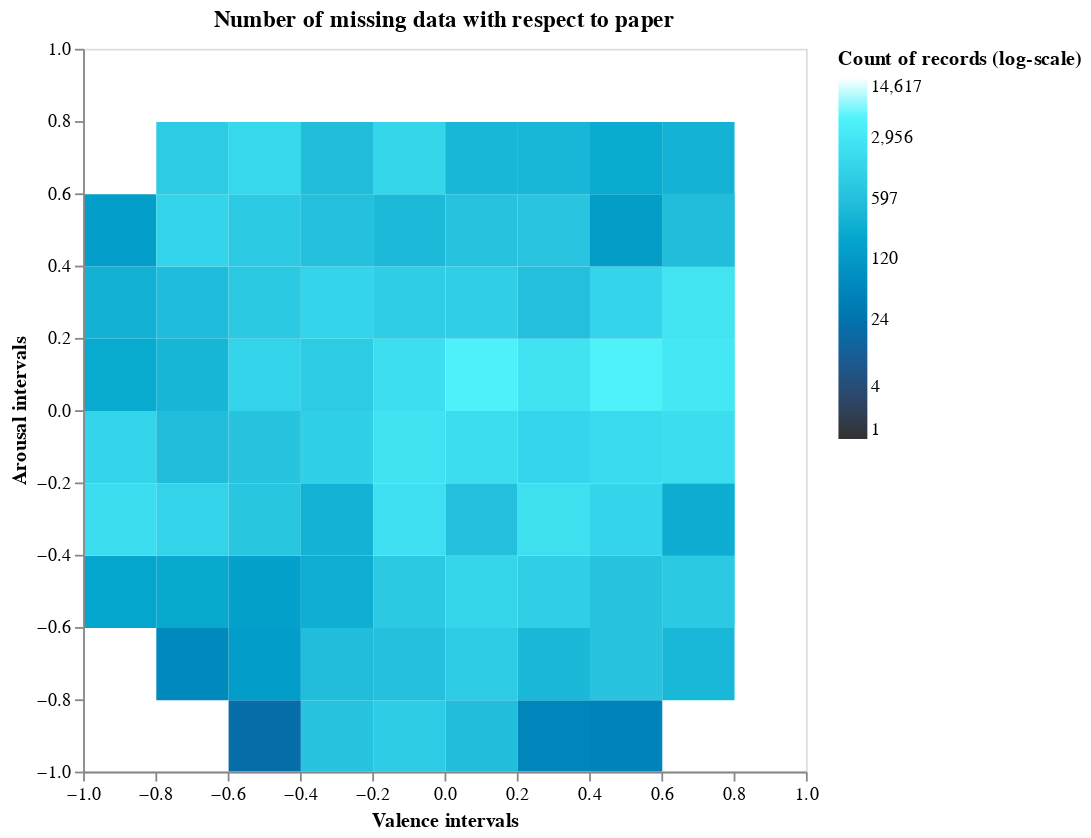

The notebook cell this image was saved under:
### Code cell
# Create the histogram using Altair
difference_histogram_2d = alt.Chart(hist_df_difference).mark_rect().encode(
    x=alt.X('valence:Q', bin=alt.Bin(maxbins=total_bins), scale = alt.Scale(domain=[-1, 1]), 
            axis = alt.Axis(values=valence_edges, labelAngle=0, title="Valence intervals", labelFlush=False)),
    y=alt.Y('arousal:Q', bin=alt.Bin(maxbins=total_bins), scale = alt.Scale(domain=[-1, 1]), 
            axis = alt.Axis(values=arousal_edges, labelAngle=0, title="Arousal intervals", labelFlush=False)),
    color=alt.Color('count:Q', scale=alt.Scale(type = 'log', scheme='darkblue', domain=[1, max_count]), 
                    legend=alt.Legend(title="Count of records (log-scale)", values=legend_steps_log)),
    tooltip=[
        alt.Tooltip('valence:Q', bin=alt.Bin(maxbins=total_bins), title='Valence Interval'),
        alt.Tooltip('arousal:Q', bin=alt.Bin(maxbins=total_bins), title='Arousal Interval'),
        alt.Tooltip('count:Q', title = 'Count of records')
    ]
).properties(
    width=400,
    height=400
)

# Overlay the heatmap and the dotted grid
difference_histogram_2d_with_dotted_grid = (difference_histogram_2d).properties(title = 'Number of missing data with respect to paper').interactive()
difference_histogram_2d_with_dotted_grid

### Figure 1 — Vega-Lite specification as saved in the notebook (floating-point values rounded to 4 significant figures)
{"config": {"view": {"continuousWidth": 300, "continuousHeight": 300}}, "data": {"name": "data-e4974991a55dac73f242babf6375c6ae"}, "mark": {"type": "rect"}, "encoding": {"color": {"field": "count", "legend": {"title": "Count of records (log-scale)", "values": [1.0, 4.0, 24.0, 120.0, 597.0, 2956.0, 14620.0]}, "scale": {"domain": [1, 14620.0], "scheme": "darkblue", "type": "log"}, "type": "quantitative"}, "tooltip": [{"bin": {"maxbins": 10}, "field": "valence", "title": "Valence Interval", "type": "quantitative"}, {"bin": {"maxbins": 10}, "field": "arousal", "title": "Arousal Interval", "type": "quantitative"}, {"field": "count", "title": "Count of records", "type": "quantitative"}], "x": {"axis": {"labelAngle": 0, "labelFlush": false, "title": "Valence intervals", "values": [-1.0, -0.8, -0.6, -0.4, -0.2, 0.0, 0.2, 0.4, 0.6, 0.8, 1.0]}, "bin": {"maxbins": 10}, "field": "valence", "scale": {"domain": [-1, 1]}, "type": "quantitative"}, "y": {"axis": {"labelAngle": 0, "labelFlush": false, "title": "Arousal intervals", "values": [-1.0, -0.8, -0.6, -0.4, -0.2, 0.0, 0.2, 0.4, 0.6, 0.8, 1.0]}, "bin": {"maxbins": 10}, "field": "arousal", "scale": {"domain": [-1, 1]}, "type": "quantitative"}}, "height": 400, "params": [{"name": "param_49", "select": {"type": "interval", "encodings": ["x", "y"]}, "bind": "scales"}], "title": "Number of missing data with respect to paper", "width": 400, "$schema": "https://vega.github.io/schema/vega-lite/v5.15.1.json", "datasets": {"data-e4974991a55dac73f242babf6375c6ae": [{"arousal": -1.0, "valence": -0.6, "count": 19}, {"arousal": -1.0, "valence": -0.4, "count": 666}, {"arousal": -1.0, "valence": -0.2, "count": 1020}, {"arousal": -1.0, "valence": 0.0, "count": 518}, {"arousal": -1.0, "valence": 0.2, "count": 55}, {"arousal": -1.0, "valence": 0.4, "count": 47}, {"arousal": -0.8, "valence": -0.8, "count": 61}, {"arousal": -0.8, "valence": -0.6, "count": 140}, {"arousal": -0.8, "valence": -0.4, "count": 531}, {"arousal": -0.8, "valence": -0.2, "count": 589}, {"arousal": -0.8, "valence": 0.0, "count": 980}, {"arousal": -0.8, "valence": 0.2, "count": 424}, {"arousal": -0.8, "valence": 0.4, "count": 704}, {"arousal": -0.8, "valence": 0.6, "count": 405}, {"arousal": -0.6, "valence": -1.0, "count": 197}, {"arousal": -0.6, "valence": -0.8, "count": 225}, {"arousal": -0.6, "valence": -0.6, "count": 162}, {"arousal": -0.6, "valence": -0.4, "count": 288}, {"arousal": -0.6, "valence": -0.2, "count": 877}, {"arousal": -0.6, "valence": 0.0, "count": 1461}, {"arousal": -0.6, "valence": 0.2, "count": 1108}, {"arousal": -0.6, "valence": 0.4, "count": 664}, {"arousal": -0.6, "valence": 0.6, "count": 2292}, {"arousal": -0.6, "valence": 0.8, "count": 877}, {"arousal": -0.4, "valence": -1.0, "count": 2005}, {"arousal": -0.4, "valence": -0.8, "count": 1339}, {"arousal": -0.4, "valence": -0.6, "count": 754}, {"arousal": -0.4, "valence": -0.4, "count": 341}, {"arousal": -0.4, "valence": -0.2, "count": 2144}, {"arousal": -0.4, "valence": 0.0, "count": 567}, {"arousal": -0.4, "valence": 0.2, "count": 2236}, {"arousal": -0.4, "valence": 0.4, "count": 1378}, {"arousal": -0.4, "valence": 0.6, "count": 974}, {"arousal": -0.4, "valence": 0.8, "count": 281}, {"arousal": -0.2, "valence": -1.0, "count": 1389}, {"arousal": -0.2, "valence": -0.8, "count": 521}, {"arousal": -0.2, "valence": -0.6, "count": 676}, {"arousal": -0.2, "valence": -0.4, "count": 1130}, {"arousal": -0.2, "valence": -0.2, "count": 2587}, {"arousal": -0.2, "valence": 0.0, "count": 1985}, {"arousal": -0.2, "valence": 0.2, "count": 1489}, {"arousal": -0.2, "valence": 0.4, "count": 1818}, {"arousal": -0.2, "valence": 0.6, "count": 2087}, {"arousal": -0.2, "valence": 0.8, "count": 2000}, {"arousal": 0.0, "valence": -1.0, "count": 233}, {"arousal": 0.0, "valence": -0.8, "count": 376}, {"arousal": 0.0, "valence": -0.6, "count": 1299}, {"arousal": 0.0, "valence": -0.4, "count": 922}, {"arousal": 0.0, "valence": -0.2, "count": 2027}, {"arousal": 0.0, "valence": 0.0, "count": 4581}, {"arousal": 0.0, "valence": 0.2, "count": 2554}, {"arousal": 0.0, "valence": 0.4, "count": 4755}, {"arousal": 0.0, "valence": 0.6, "count": 2554}, {"arousal": 0.0, "valence": 0.8, "count": 3003}, {"arousal": 0.2, "valence": -1.0, "count": 333}, {"arousal": 0.2, "valence": -0.8, "count": 502}, {"arousal": 0.2, "valence": -0.6, "count": 865}, {"arousal": 0.2, "valence": -0.4, "count": 1375}, {"arousal": 0.2, "valence": -0.2, "count": 1049}, {"arousal": 0.2, "valence": 0.0, "count": 1097}, {"arousal": 0.2, "valence": 0.2, "count": 580}, {"arousal": 0.2, "valence": 0.4, "count": 1382}, {"arousal": 0.2, "valence": 0.6, "count": 2535}, {"arousal": 0.2, "valence": 0.8, "count": 2680}, {"arousal": 0.4, "valence": -1.0, "count": 142}, {"arousal": 0.4, "valence": -0.8, "count": 1411}, {"arousal": 0.4, "valence": -0.6, "count": 904}, {"arousal": 0.4, "valence": -0.4, "count": 604}, {"arousal": 0.4, "valence": -0.2, "count": 443}, {"arousal": 0.4, "valence": 0.0, "count": 645}, {"arousal": 0.4, "valence": 0.2, "count": 730}, {"arousal": 0.4, "valence": 0.4, "count": 138}, {"arousal": 0.4, "valence": 0.6, "count": 439}, {"arousal": 0.4, "valence": 0.8, "count": 516}, {"arousal": 0.6, "valence": -0.8, "count": 977}, {"arousal": 0.6, "valence": -0.6, "count": 1945}, {"arousal": 0.6, "valence": -0.4, "count": 899}, {"arousal": 0.6, "valence": -0.2, "count": 1088}, {"arousal": 0.6, "valence": 0.0, "count": 1252}, {"arousal": 0.6, "valence": 0.2, "count": 1267}, {"arousal": 0.6, "valence": 0.4, "count": 321}, {"arousal": 0.6, "valence": 0.6, "count": 340}, {"arousal": 0.8, "valence": -0.6, "count": 1585}, {"arousal": 0.8, "valence": -0.4, "count": 531}, {"arousal": 0.8, "valence": -0.2, "count": 1429}, {"arousal": 0.8, "valence": 0.0, "count": 400}, {"arousal": 0.8, "valence": 0.2, "count": 383}, {"arousal": 0.8, "valence": 0.4, "count": 245}]}}
